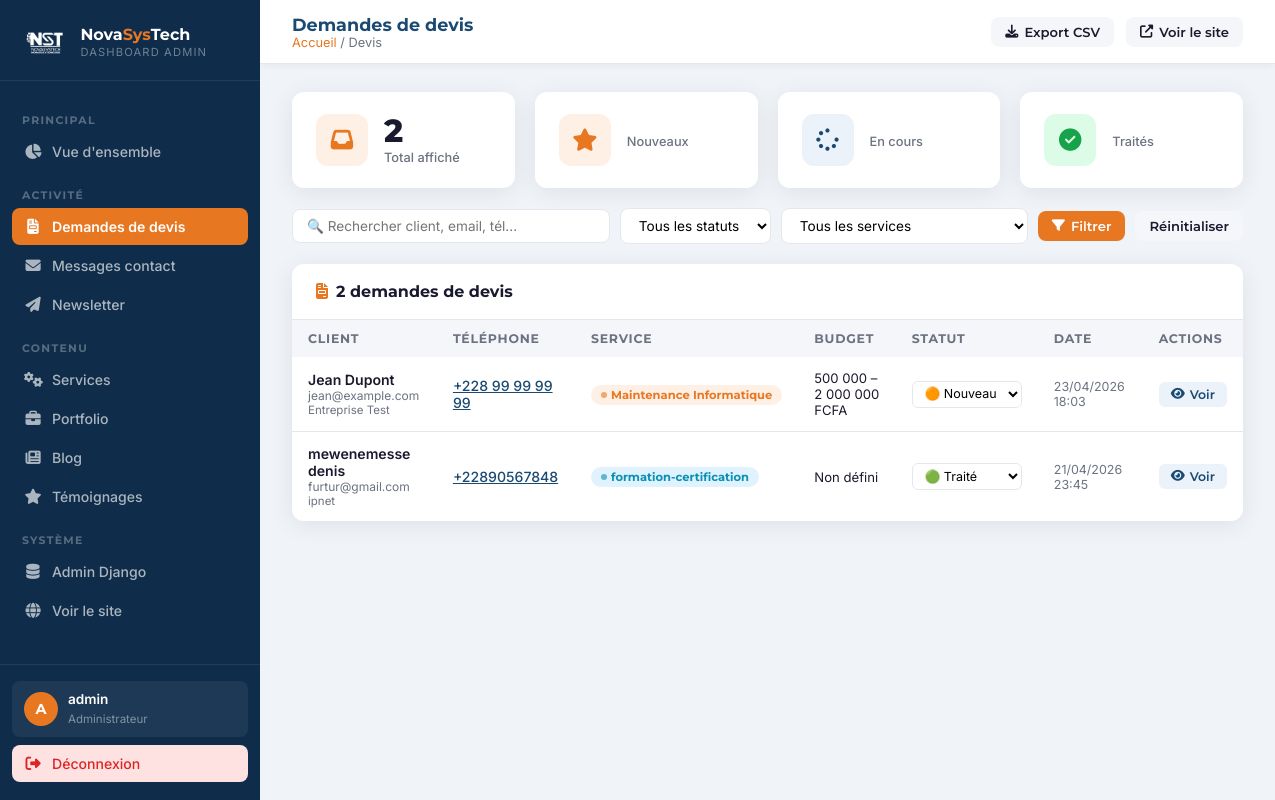
Screenshot of /dashboard/devis/ (signed in) with the database file from the repository.
### core/models.py (models this page shows, shortened)
class DemandeDevis(models.Model):
    SERVICES = [
        ('maintenance', 'Maintenance Informatique'),
        ('cctv', 'Vidéosurveillance (CCTV)'),
        ('reseaux', 'Réseaux Wi-Fi & Câblé'),
        ('alarmes', 'Alarmes & Contrôle d\'accès'),
        ('cloud_ia', 'Cloud & Intelligence Artificielle'),
        ('formation', 'Formation & Certification'),
        ('autre', 'Autre'),
    ]
    BUDGETS = [
        ('lt100', '< 100 000 FCFA'),
        ('100_500', '100 000 – 500 000 FCFA'),
        ('500_1m', '500 000 – 2 000 000 FCFA'),
        ('gt2m', '+ 2 000 000 FCFA'),
        ('nd', 'Non défini'),
    ]
    DELAIS = [
        ('urgent', 'Urgent (Moins de 1 mois)'),
        ('1_3m', '1 à 3 mois'),
        ('3_6m', '3 à 6 mois'),
        ('flexible', 'Flexible'),
    ]
    STATUTS = [
        ('nouveau', 'Nouveau'),
        ('en_cours', 'En cours'),
        ('traite', 'Traité'),
        ('archive', 'Archivé'),
    ]
    nom_complet = models.CharField(max_length=200)
    email = models.EmailField()
    telephone = models.CharField(max_length=30)
    entreprise = models.CharField(max_length=200, blank=True)
    service = models.CharField(max_length=50, choices=SERVICES)
    description = models.TextField()
    budget = models.CharField(max_length=20, choices=BUDGETS, default='nd')
    delai = models.CharField(max_length=20, choices=DELAIS, default='flexible')
    statut = models.CharField(max_length=20, choices=STATUTS, default='nouveau')
    ip_address = models.GenericIPAddressField(null=True, blank=True)
    created_at = models.DateTimeField(auto_now_add=True)
    updated_at = models.DateTimeField(auto_now=True)
    class Meta:
        ordering = ['-created_at']
        verbose_name = 'Demande de Devis'
        verbose_name_plural = 'Demandes de Devis'

### dashboard/views.py (the view, shortened to what this page needs)
# urls.py: path('devis/', views.devis_list, name='devis_list'),
@login_required(login_url='/dashboard/login/')
def devis_list(request):
    qs = DemandeDevis.objects.order_by('-created_at')
    statut = request.GET.get('statut', '')
    service = request.GET.get('service', '')
    search = request.GET.get('q', '')
    if statut:
        qs = qs.filter(statut=statut)
    if service:
        qs = qs.filter(service=service)
    ctx = {
        'page': 'devis',
        'devis_list': qs,
        'statut_filter': statut,
        'service_filter': service,
        'search': search,
        'total': qs.count(),
        'statuts': DemandeDevis.STATUTS,
        'services': DemandeDevis.SERVICES,
    }
    return render(request, 'dashboard/devis.html', ctx)

### core/context_processors.py (called while the page is built)
def global_context(request):
    return {
        'PHONE_1': getattr(settings, 'PHONE_1', '+228 79 92 81 81'),
        'EMAIL_CONTACT': getattr(settings, 'EMAIL_CONTACT', 'contact@novasystechn.com'),
        'EMAIL_SUPPORT': getattr(settings, 'EMAIL_SUPPORT', 'contact@novasystechn.com'),
        'WHATSAPP_NUMBER': getattr(settings, 'WHATSAPP_NUMBER', '22879928181'),
        'ADRESSE': getattr(settings, 'ADRESSE', 'Agoè Assiyéyé, Lomé'),
        'MAPS_URL': getattr(settings, 'MAPS_URL', ''),
        'RECAPTCHA_PUBLIC_KEY': getattr(settings, 'RECAPTCHA_PUBLIC_KEY', ''),
        'SITE_URL': getattr(settings, 'SITE_URL', ''),
    }

### templates/dashboard/devis.html (shortened to what this page needs)
{% extends 'dashboard/base.html' %}
{% block page_title %}Demandes de devis{% endblock %}
{% block breadcrumb %}<a href="{% url 'dashboard_home' %}">Accueil</a> / Devis{% endblock %}
{% block topbar_actions %}
<a href="{% url 'devis_export' %}" class="topbar-btn ghost"><i class="fas fa-download"></i> Export CSV</a>
{% endblock %}
{% block content %}
<div class="stats-row" style="grid-template-columns:repeat(4,1fr);margin-bottom:20px;">
  <div class="stat-card"><div class="stat-icon orange"><i class="fas fa-inbox"></i></div><div><div class="stat-num">{{ total }}</div><div class="stat-label">Total affiché</div></div></div>
  <div class="stat-card"><div class="stat-icon orange"><i class="fas fa-star"></i></div><div><div class="stat-num">{{ devis_par_statut.nouveau }}</div><div class="stat-label">Nouveaux</div></div></div>
  <div class="stat-card"><div class="stat-icon blue"><i class="fas fa-spinner"></i></div><div><div class="stat-num">{{ devis_par_statut.en_cours }}</div><div class="stat-label">En cours</div></div></div>
  <div class="stat-card"><div class="stat-icon green"><i class="fas fa-check-circle"></i></div><div><div class="stat-num">{{ devis_par_statut.traite }}</div><div class="stat-label">Traités</div></div></div>
</div>
<form method="get" class="filters-bar">
  <input type="text" name="q" class="filter-input" placeholder="🔍 Rechercher client, email, tél..." value="{{ search }}" style="flex:1;min-width:200px;">
  <select name="statut" class="filter-select">
    <option value="">Tous les statuts</option>
  </select>
  <select name="service" class="filter-select">
    <option value="">Tous les services</option>
  </select>
  <button type="submit" class="topbar-btn primary"><i class="fas fa-filter"></i> Filtrer</button>
  <a href="{% url 'devis_list' %}" class="topbar-btn ghost">Réinitialiser</a>
</form>
<div class="card">
  <div class="card-header">
    <h3><i class="fas fa-file-invoice" style="color:var(--orange);margin-right:8px;"></i>{{ total }} demande{{ total|pluralize }} de devis</h3>
  </div>
  <div class="table-wrap">
    <table>
      <thead>
        <tr>
          <th>Client</th><th>Téléphone</th><th>Service</th>
          <th>Budget</th><th>Statut</th><th>Date</th><th>Actions</th>
        </tr>
      </thead>
      <tbody>
        {% for dv in devis_list %}
        <tr>
          <td>
            <div style="font-weight:600;">{{ dv.nom_complet }}</div>
            <div style="font-size:.75rem;color:var(--text-light);">{{ dv.email }}</div>
            {% if dv.entreprise %}<div style="font-size:.72rem;color:var(--text-light);">{{ dv.entreprise }}</div>{% endif %}
          </td>
          <td><a href="tel:{{ dv.telephone }}" style="color:var(--blue);font-weight:500;">{{ dv.telephone }}</a></td>
          <td>
            {% with s=dv.service %}
            <span class="badge {% if s == 'maintenance' %}orange{% elif s == 'cctv' %}blue{% elif s == 'reseaux' %}green{% elif s == 'alarmes' %}red{% elif s == 'cloud_ia' %}purple{% else %}teal{% endif %}">
              {{ dv.get_service_display }}
            </span>
            {% endwith %}
          </td>
          <td style="font-size:.82rem;">{{ dv.get_budget_display }}</td>
          <td>
            <select class="filter-select statut-select" data-id="{{ dv.pk }}" style="padding:4px 8px;font-size:.78rem;border-radius:6px;">
              <option value="nouveau" {% if dv.statut == 'nouveau' %}selected{% endif %}>🟠 Nouveau</option>
              <option value="traite" {% if dv.statut == 'traite' %}selected{% endif %}>🟢 Traité</option>
            </select>
          </td>
          <td style="font-size:.78rem;color:var(--text-light);">{{ dv.created_at|date:"d/m/Y H:i" }}</td>
          <td><a href="{% url 'devis_detail' dv.pk %}" class="action-btn view"><i class="fas fa-eye"></i> Voir</a></td>
        </tr>
        {% empty %}
        <tr><td colspan="7"><div class="empty-state"><i class="fas fa-inbox"></i><p>Aucune demande de devis{% if search %} pour "{{ search }}"{% endif %}</p></div></td></tr>
        {% endfor %}
      </tbody>
    </table>
  </div>
</div>
{% endblock %}

### templates/dashboard/base.html (shortened to what this page needs)
{% load static %}<!DOCTYPE html>
<html lang="fr">
<head>
  <link rel="stylesheet" href="https://cdnjs.cloudflare.com/ajax/libs/font-awesome/6.5.0/css/all.min.css">
</head>
<body>
<aside class="sidebar" id="sidebar">
  <div class="sidebar-logo">
    <img src="{% static 'images/logo-nav.png' %}" alt="NST" onerror="this.style.display='none'">
    <div>
      <div class="brand">Nova<span>Sys</span>Tech</div>
      <div class="sub">Dashboard Admin</div>
    </div>
  </div>
  <nav class="sidebar-nav">
    <div class="nav-section-label">Principal</div>
    <a href="{% url 'dashboard_home' %}" class="nav-item {% if page == 'home' %}active{% endif %}">
      <i class="fas fa-chart-pie"></i> Vue d'ensemble
    </a>
    <div class="nav-section-label">Activité</div>
    <a href="{% url 'devis_list' %}" class="nav-item {% if page == 'devis' %}active{% endif %}">
      <i class="fas fa-file-invoice"></i> Demandes de devis
    </a>
    <a href="{% url 'messages_list' %}" class="nav-item {% if page == 'messages' %}active{% endif %}">
      <i class="fas fa-envelope"></i> Messages contact
    </a>
    <a href="{% url 'newsletter_list' %}" class="nav-item {% if page == 'newsletter' %}active{% endif %}">
      <i class="fas fa-paper-plane"></i> Newsletter
    </a>
    <div class="nav-section-label">Contenu</div>
    <a href="{% url 'services_list' %}" class="nav-item {% if page == 'services' %}active{% endif %}">
      <i class="fas fa-cogs"></i> Services
    </a>
    <a href="{% url 'projets_list' %}" class="nav-item {% if page == 'projets' %}active{% endif %}">
      <i class="fas fa-briefcase"></i> Portfolio
    </a>
    <a href="{% url 'articles_list' %}" class="nav-item {% if page == 'articles' %}active{% endif %}">
      <i class="fas fa-newspaper"></i> Blog
    </a>
    <a href="{% url 'temoignages_list' %}" class="nav-item {% if page == 'temoignages' %}active{% endif %}">
      <i class="fas fa-star"></i> Témoignages
    </a>
    <div class="nav-section-label">Système</div>
    <a href="/admin/" class="nav-item" target="_blank">
      <i class="fas fa-database"></i> Admin Django
    </a>
    <a href="{% url 'index' %}" class="nav-item" target="_blank">
      <i class="fas fa-globe"></i> Voir le site
    </a>
  </nav>
  <div class="sidebar-footer">
    <div class="sidebar-user">
      <div class="user-avatar">{{ request.user.username|slice:":1"|upper }}</div>
      <div>
        <span class="user-name">{{ request.user.get_full_name|default:request.user.username }}</span>
        <span class="user-role">Administrateur</span>
      </div>
    </div>
    <a href="{% url 'dashboard_logout' %}" class="nav-item" style="background:#FEE2E2;color:#DC2626;">
      <i class="fas fa-sign-out-alt"></i> Déconnexion
    </a>
  </div>
</aside>
<div class="main">
  <header class="topbar">
    <div class="topbar-left">
      <div>
        <div class="page-title">{% block page_title %}Dashboard{% endblock %}</div>
        <div class="breadcrumb-bar">{% block breadcrumb %}<a href="{% url 'dashboard_home' %}">Accueil</a>{% endblock %}</div>
      </div>
    </div>
    <div class="topbar-right">
      {% block topbar_actions %}{% endblock %}
      <a href="{% url 'index' %}" class="topbar-btn ghost" target="_blank">
        <i class="fas fa-external-link-alt"></i> Voir le site
      </a>
    </div>
  </header>
  <div class="content">
    {% block content %}{% endblock %}
  </div>
</div>
</body>
</html>

### rows the page displays
DemandeDevis: nom_complet "Jean Dupont", email "jean@example.com", entreprise "Entreprise Test", telephone "+228 99 99 99 99", service "Maintenance Informatique", budget "500 000 – 2 000 000 FCFA", statut+id "🟠 Nouveau", created_at "23/04/2026 18:03"
DemandeDevis: nom_complet "mewenemesse denis", email "furtur@gmail.com", entreprise "ipnet", telephone "+22890567848", service "formation-certification", budget "Non défini", statut+id "🟢 Traité", created_at "21/04/2026 23:45"

### other values shown
{{ request.user.username|slice:":1"|upper }} "A"
{{ request.user.get_full_name|default:request.user.username }} "admin"
{{ total }} "2"
